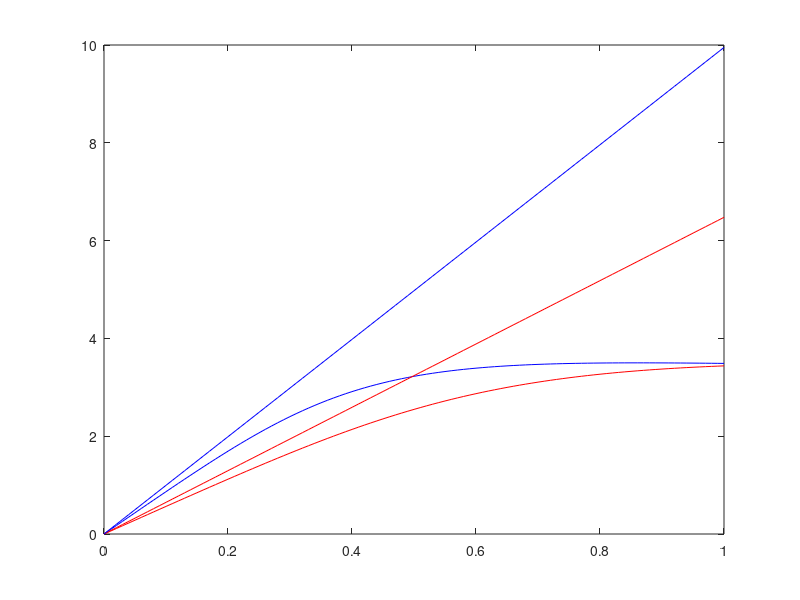

This chart was generated by the following MATLAB code:
    clear
    
    m=1400;
    Izz=2667;
    By=0.13*180/pi/6;
    Cy=1.3;
    Dy=0.7*5;
    Ey=-1.6;
    Bx=0.20*180/pi/6;
    Cx=1.3;
    Dx=0.7*5;
    Ex=-1.6;
    lf=1.4;
    lr=1.4;
    rw=0.5;
    J = 100;
    dt = 0.05;
    g = 9.81;
    parameters = [m Izz J lf lr rw];
    


% 
%     F_zf=lr/(lf+lr)*m*g;
%     F_zr=lf/(lf+lr)*m*g;

    a_f = 0:0.01:1;
    a_r = 0:0.01:1;
    b_f = 0:0.01:1;
    b_r = 0:0.01:1;
    
    phi_yf=(1-Ey)*(a_f)+(Ey/By)*atan(By*(a_f));
    phi_yr=(1-Ey)*(a_r)+(Ey/By)*atan(By*(a_r));
    
    phi_xf=(1-Ex)*(b_f)+(Ex/Bx)*atan(Bx*(b_f));
    phi_xr=(1-Ex)*(b_r)+(Ex/Bx)*atan(Bx*(b_r));
      
    F_yfw=Dy*sin(Cy*atan(By*phi_yf));
    F_yr=Dy*sin(Cy*atan(By*phi_yr));
    
    F_xfw=Dy*sin(Cx*atan(Bx*phi_xf));
    F_xr=Dy*sin(Cx*atan(Bx*phi_xr));
    
    plot(a_f, F_yfw, 'r');
    hold on
    plot(b_f, F_xfw, 'b');

    F_yfw = 6.4762*a_f;
    F_yr = 6.4762*a_r;

    F_xfw = 9.95*b_f;
    F_xr = 9.95*b_r;
    
    plot(a_f, F_yfw, 'r');
    plot(b_f, F_xfw, 'b');